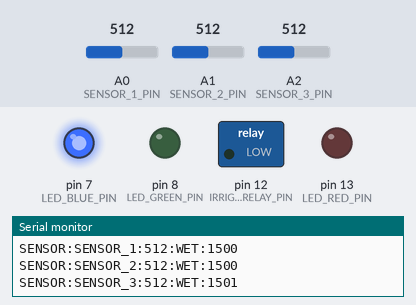
The sketch below on a simulated Arduino Uno, built with avr-gcc and run on an emulated ATmega328P. Parts: switched loads named in the sketch (green lamp = pin HIGH), output pins drawn as LEDs (lit = HIGH), the last lines printed to the serial monitor. The test bench sets the inputs (shaded band); at power-on: A0 (SENSOR_1_PIN) = 512, A1 (SENSOR_2_PIN) = 512, A2 (SENSOR_3_PIN) = 512.

Above: at 1.7 s.
1.8 s: A0 (SENSOR_1_PIN) set to 789
3.3 s: A0 (SENSOR_1_PIN) set to 811
At 4.7 s:
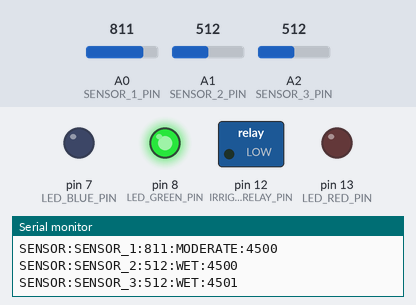
5.0 s: A0 (SENSOR_1_PIN) set to 884
8.0 s: A0 (SENSOR_1_PIN) set to 918
At 9.2 s:
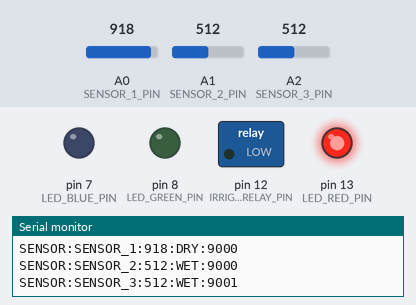
9.5 s: A1 (SENSOR_2_PIN) set to 787
12.5 s: A1 (SENSOR_2_PIN) set to 817
Timing chart, 0 to 15.5 s (numbered marks = the images above; inputs shaded):
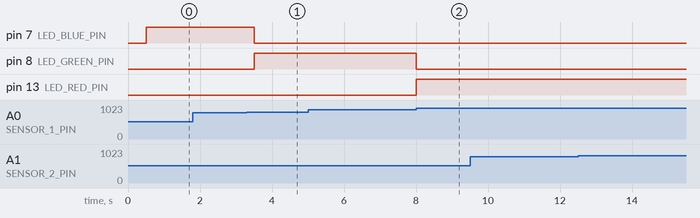

Measured:
- the behaviour switches between 799 and 800 on A0 (SENSOR_1_PIN) (found by bisection; images 0 and 1)
- the behaviour switches between 899 and 900 on A0 (SENSOR_1_PIN) (found by bisection; images 1 and 2)
- after the input at 3.3 s, pin 7 (LED_BLUE_PIN): HIGH → LOW after 0.20 s; pin 8 (LED_GREEN_PIN): LOW → HIGH after 0.20 s
- after the input at 8.0 s, pin 8 (LED_GREEN_PIN): HIGH → LOW at once; pin 13 (LED_RED_PIN): LOW → HIGH at once

The sketch:

sketch_may24a.ino
```cpp
// ===== CONFIGURAÇÃO DE HARDWARE =====
// Pinos analógicos para sensores de umidade (escalável para 3+)
#define SENSOR_1_PIN A0
#define SENSOR_2_PIN A1
#define SENSOR_3_PIN A2

// LEDs para feedback visual (Sensor 1)
#define LED_RED_PIN   13  // Vermelho → Seco     (DRY)
#define LED_GREEN_PIN 8   // Verde    → Moderado (MODERATE)
#define LED_BLUE_PIN  7   // Azul     → Úmido   (WET)

// Controle de irrigação
#define IRRIGATION_RELAY_PIN 12  // Saída para relé de bomba

// ===== CONFIGURAÇÃO DE LIMIARES =====
// Mapeamento de valores: 0-800 úmido, 800-900 moderado, 900-1023 seco
#define THRESHOLD_WET_DRY 800
#define THRESHOLD_MODERATE_DRY 900

// ===== ESTRUTURA DE DADOS =====
struct SensorConfig {
  uint8_t pinNumber;
  const char* sensorName;
  int lastReading;
  const char* lastStatus;
};

// Array de sensores
SensorConfig sensors[3] = {
  {A0, "SENSOR_1", 0, "unknown"},
  {A1, "SENSOR_2", 0, "unknown"},
  {A2, "SENSOR_3", 0, "unknown"}
};

// Estado do sistema
bool irrigationActive = false;
unsigned long lastReadTime = 0;
const unsigned long READ_INTERVAL = 500; // 500ms entre leituras (comportamento próximo ao original)

// Buffer para comandos Serial
char commandBuffer[64];
uint8_t commandBufferIndex = 0;

// ===== SETUP =====
void setup() {
  Serial.begin(9600);

  // Configurar pinos de entrada
  pinMode(SENSOR_1_PIN, INPUT);
  pinMode(SENSOR_2_PIN, INPUT);
  pinMode(SENSOR_3_PIN, INPUT);

  // Configurar pinos de saída (LEDs)
  pinMode(LED_BLUE_PIN, OUTPUT);
  pinMode(LED_RED_PIN, OUTPUT);
  pinMode(LED_GREEN_PIN, OUTPUT);

  // Configurar pino de irrigação
  pinMode(IRRIGATION_RELAY_PIN, OUTPUT);
  digitalWrite(IRRIGATION_RELAY_PIN, LOW); // Desativado por padrão

  // Apagar todos os LEDs
  turnOffAllLEDs();

  // Mensagem de inicialização
  Serial.println("INIT:success");
  delay(500);
}

// ===== LOOP PRINCIPAL =====
void loop() {
  // Processar comandos Serial recebidos
  processSerialCommands();

  // Ler sensores a cada READ_INTERVAL
  if (millis() - lastReadTime >= READ_INTERVAL) {
    lastReadTime = millis();
    readAllSensors();
  }
}

// ===== LEITURA DE SENSORES =====
void readAllSensors() {
  for (uint8_t i = 0; i < 3; i++) {
    int rawValue = analogRead(sensors[i].pinNumber);
    sensors[i].lastReading = rawValue;

    // Classificar status
    const char* status = classifyMoisture(rawValue);
    sensors[i].lastStatus = status;

    // Feedback visual para Sensor 1 (LEDs)
    if (i == 0) {
      updateLEDs(status);
    }

    // Enviar dados formatados para o backend
    // Formato: SENSOR:ID:value:status:timestamp
    sendSensorData(sensors[i].sensorName, rawValue, status, millis());
  }
}

// ===== CLASSIFICAÇÃO DE UMIDADE =====
const char* classifyMoisture(int value) {
  if (value < THRESHOLD_WET_DRY) {
    return "WET";
  } else if (value < THRESHOLD_MODERATE_DRY) {
    return "MODERATE";
  } else {
    return "DRY";
  }
}

// ===== ENVIO DE DADOS =====
void sendSensorData(const char* sensorName, int value, const char* status, unsigned long timestamp) {
  // Formato: SENSOR:SENSOR_1:450:WET:12345678
  Serial.print("SENSOR:");
  Serial.print(sensorName);
  Serial.print(":");
  Serial.print(value);
  Serial.print(":");
  Serial.print(status);
  Serial.print(":");
  Serial.println(timestamp);
}

// ===== PROCESSAMENTO DE COMANDOS SERIAL =====
void processSerialCommands() {
  while (Serial.available() > 0) {
    char incomingChar = Serial.read();

    // Usar '\n' como delimitador
    if (incomingChar == '\n') {
      commandBuffer[commandBufferIndex] = '\0';
      executeCommand(commandBuffer);
      commandBufferIndex = 0;
    } else if (incomingChar == '\r') {
      // Ignorar carriage return
      continue;
    } else if (commandBufferIndex < sizeof(commandBuffer) - 1) {
      commandBuffer[commandBufferIndex++] = incomingChar;
    }
  }
}

// ===== EXECUÇÃO DE COMANDOS =====
void executeCommand(const char* cmd) {
  // Formato esperado: CMD:irrigation:ON/OFF
  // ou: CONFIG:threshold_wet_dry:800

  if (strncmp(cmd, "CMD:irrigation:", 15) == 0) {
    handleIrrigationCommand(&cmd[15]);
  }
  else if (strncmp(cmd, "PING", 4) == 0) {
    Serial.println("PONG");
  }
  else if (strncmp(cmd, "STATUS", 6) == 0) {
    printSystemStatus();
  }
  else {
    Serial.println("ERROR:unknown_command");
  }
}

// ===== CONTROLE DE IRRIGAÇÃO =====
void handleIrrigationCommand(const char* action) {
  if (strcmp(action, "ON") == 0) {
    irrigationActive = true;
    digitalWrite(IRRIGATION_RELAY_PIN, HIGH);
    Serial.println("ACK:irrigation:ON");
  }
  else if (strcmp(action, "OFF") == 0) {
    irrigationActive = false;
    digitalWrite(IRRIGATION_RELAY_PIN, LOW);
    Serial.println("ACK:irrigation:OFF");
  }
  else {
    Serial.println("ERROR:invalid_irrigation_action");
  }
}

// ===== CONTROLE DE LEDs =====
void updateLEDs(const char* status) {
  turnOffAllLEDs();

  if (strcmp(status, "WET") == 0) {
    digitalWrite(LED_BLUE_PIN, HIGH);   // Azul → Úmido
  }
  else if (strcmp(status, "MODERATE") == 0) {
    digitalWrite(LED_GREEN_PIN, HIGH);  // Verde → Moderado
  }
  else if (strcmp(status, "DRY") == 0) {
    digitalWrite(LED_RED_PIN, HIGH);    // Vermelho → Seco
  }
}

void turnOffAllLEDs() {
  digitalWrite(LED_RED_PIN, LOW);
  digitalWrite(LED_BLUE_PIN, LOW);
  digitalWrite(LED_GREEN_PIN, LOW);
}

// ===== STATUS DO SISTEMA =====
void printSystemStatus() {
  Serial.println("=== SYSTEM STATUS ===");
  for (uint8_t i = 0; i < 3; i++) {
    Serial.print(sensors[i].sensorName);
    Serial.print(": ");
    Serial.print(sensors[i].lastReading);
    Serial.print(" (");
    Serial.print(sensors[i].lastStatus);
    Serial.println(")");
  }
  Serial.print("Irrigation: ");
  Serial.println(irrigationActive ? "ON" : "OFF");
  Serial.println("===================");
}
```
